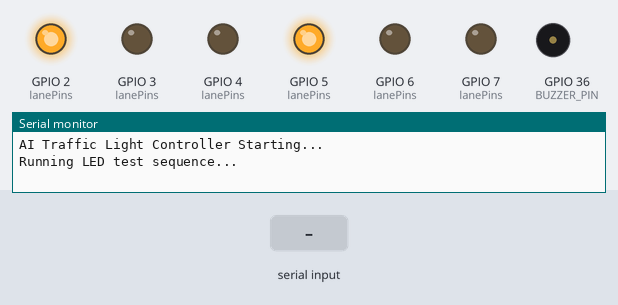
The sketch below on a simulated ESP32. Parts: output pins drawn as LEDs (lit = HIGH), buzzer (waves = sounding, pin HIGH), the last lines printed to the serial monitor. The inputs (shaded band) are chosen by the test bench.

Above: at 0.1 s.
At 1.1 s:
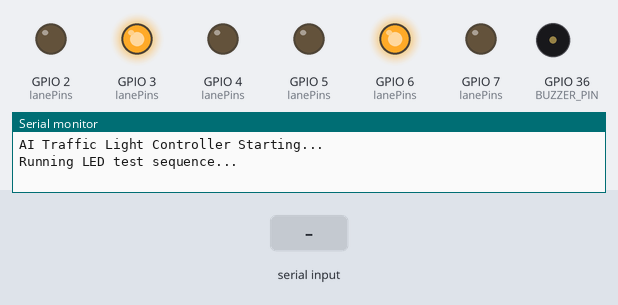
At 4.7 s:
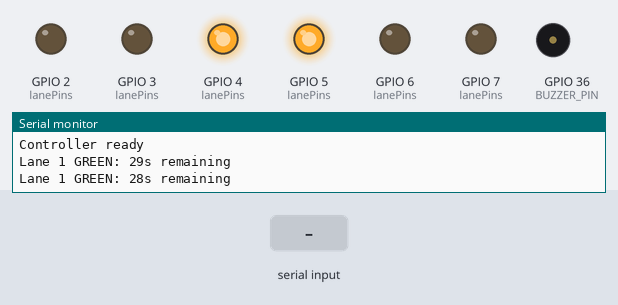
4.8 s: "RED;1\n" received over Serial
7.8 s: "YELLOW;1\n" received over Serial
9.3 s: "GREEN;1\n" received over Serial
Timing chart, 0 to 12.3 s (numbered marks = the images above; inputs shaded):
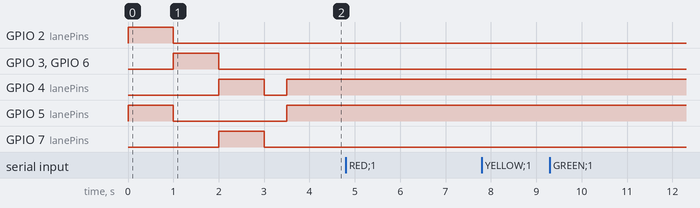

The sketch:

traffic_light.ino
```cpp
/*
 * AI Traffic Light System - LED Controller
 *
 * This sketch controls traffic light LEDs based on commands received from
 * the Raspberry Pi via Serial or MQTT.
 *
 * Hardware setup:
 * - LEDs for 2 lanes (RED, YELLOW, GREEN for each)
 * - Optional: Piezo buzzer for emergency vehicle alerts
 *
 * Communication protocol:
 * - Serial input format:
 *   - Signal state: L1-RED-30;L2-GREEN-30
 *   - Detection data: DETECTION:{"lanes":{"L1":{"count":5,"emergency":false},"L2":{"count":3,"emergency":true}}}
 *
 * Created for AI Traffic Light System
 */

#include <Arduino.h>
#include <ArduinoJson.h>  // For parsing JSON detection data

// Uncomment for ESP32 with MQTT support
// #define USE_ESP32_MQTT

#ifdef USE_ESP32_MQTT
  #include <WiFi.h>
  #include <PubSubClient.h>
#endif

// Pin definitions
// Each lane has 3 LEDs: RED, YELLOW, GREEN
// Lane 1 pins
const int L1_RED = 2;
const int L1_YELLOW = 3;
const int L1_GREEN = 4;

// Lane 2 pins
const int L2_RED = 5;
const int L2_YELLOW = 6;
const int L2_GREEN = 7;

// Emergency alert buzzer (optional)
#define BUZZER_PIN A0
#define USE_BUZZER true  // Set to false if no buzzer connected

// Signal states
enum SignalState {
  RED,
  YELLOW,
  GREEN
};

// Lane information
struct LaneInfo {
  SignalState state;
  int timeLeft;
  boolean emergency;
  int vehicleCount;  // Current vehicle count from camera
};

// Lane array (2 lanes)
LaneInfo lanes[2];

// LED pins organized by lane
const int lanePins[2][3] = {
  {L1_RED, L1_YELLOW, L1_GREEN},
  {L2_RED, L2_YELLOW, L2_GREEN}
};

// WiFi and MQTT settings (for ESP32)
#ifdef USE_ESP32_MQTT
  const char* ssid = "YourWiFiSSID";
  const char* password = "YourWiFiPassword";
  const char* mqtt_server = "192.168.1.100";  // MQTT broker IP
  const int mqtt_port = 1883;
  const char* mqtt_topic = "traffic/signals";

  WiFiClient espClient;
  PubSubClient mqttClient(espClient);
#endif

// Timing variables
unsigned long lastUpdateTime = 0;
const int countdownInterval = 1000; // 1 second interval for countdown

// Serial buffer
const int MAX_BUFFER_SIZE = 256;  // Increased for JSON messages
char serialBuffer[MAX_BUFFER_SIZE];
int bufferIndex = 0;

// JSON document for parsing detection data
StaticJsonDocument<512> jsonDoc;

void setup() {
  // Initialize Serial communication
  Serial.begin(115200);
  Serial.println("AI Traffic Light Controller Starting...");

  // Initialize all pins as outputs
  for (int lane = 0; lane < 2; lane++) {
    for (int signal = 0; signal < 3; signal++) {
      pinMode(lanePins[lane][signal], OUTPUT);
      // Initially all lights off
      digitalWrite(lanePins[lane][signal], LOW);
    }
  }

  // Initialize buzzer if enabled
  if (USE_BUZZER) {
    pinMode(BUZZER_PIN, OUTPUT);
    digitalWrite(BUZZER_PIN, LOW);
  }

  // Initialize lane states (all default to RED)
  for (int i = 0; i < 2; i++) {
    lanes[i].state = RED;
    lanes[i].timeLeft = 30;
    lanes[i].emergency = false;
    lanes[i].vehicleCount = 0;
  }

  // Initial startup sequence - test all lights
  testLEDs();

  #ifdef USE_ESP32_MQTT
    // Setup WiFi
    setupWiFi();

    // Setup MQTT
    mqttClient.setServer(mqtt_server, mqtt_port);
    mqttClient.setCallback(mqttCallback);
  #endif

  // Set initial state - Lane 1 GREEN, Lane 2 RED
  updateSignals("L1-GREEN-30;L2-RED-30");

  Serial.println("Controller ready");
}

void loop() {
  // Handle serial input
  if (Serial.available() > 0) {
    char c = Serial.read();

    // Process complete messages ending with newline
    if (c == '\n') {
      serialBuffer[bufferIndex] = '\0'; // Null terminate

      // Process the command
      if (bufferIndex > 0) {
        processSerialCommand(serialBuffer);
      }

      // Reset buffer
      bufferIndex = 0;
    }
    else if (bufferIndex < MAX_BUFFER_SIZE - 1) {
      // Add character to buffer
      serialBuffer[bufferIndex++] = c;
    }
  }

  #ifdef USE_ESP32_MQTT
    // Handle MQTT connection and messages
    if (!mqttClient.connected()) {
      reconnectMQTT();
    }
    mqttClient.loop();
  #endif

  // Update countdown timers every second
  unsigned long currentTime = millis();
  if (currentTime - lastUpdateTime >= countdownInterval) {
    lastUpdateTime = currentTime;
    updateCountdowns();
  }

  // Check if any lane has emergency vehicle and operate buzzer
  if (USE_BUZZER) {
    handleEmergencyAlert();
  }
}

// Process incoming serial commands
void processSerialCommand(const char* command) {
  // Check if it's a detection data message
  if (strncmp(command, "DETECTION:", 10) == 0) {
    // Process detection data
    processDetectionData(command + 10);  // Skip "DETECTION:" prefix
  } else {
    // Process regular signal state command
    updateSignals(command);
  }
}

// Process detection data from camera
void processDetectionData(const char* jsonData) {
  // Clear previous data
  jsonDoc.clear();

  // Parse JSON
  DeserializationError error = deserializeJson(jsonDoc, jsonData);

  if (error) {
    Serial.print("JSON parse error: ");
    Serial.println(error.c_str());
    return;
  }

  // Extract lane data
  JsonObject lanesObj = jsonDoc["lanes"];

  if (!lanesObj.isNull()) {
    // Process each lane
    for (int i = 0; i < 2; i++) {
      char laneId[3];
      sprintf(laneId, "L%d", i+1);

      if (lanesObj.containsKey(laneId)) {
        // Update vehicle count
        lanes[i].vehicleCount = lanesObj[laneId]["count"];

        // Check for emergency vehicles detected by camera
        boolean cameraDetectedEmergency = lanesObj[laneId]["emergency"];
        if (cameraDetectedEmergency && !lanes[i].emergency) {
          lanes[i].emergency = true;
          Serial.print("Emergency vehicle detected in lane ");
          Serial.println(i+1);
        }
      }
    }

    // Print vehicle counts
    Serial.print("Vehicle counts - L1: ");
    Serial.print(lanes[0].vehicleCount);
    Serial.print(", L2: ");
    Serial.println(lanes[1].vehicleCount);
  }
}

// Update countdown timers
void updateCountdowns() {
  boolean stateChanged = false;

  for (int lane = 0; lane < 2; lane++) {
    if (lanes[lane].timeLeft > 0) {
      lanes[lane].timeLeft--;

      // For debug, print remaining time for GREEN signals
      if (lanes[lane].state == GREEN) {
        Serial.print("Lane ");
        Serial.print(lane + 1);
        Serial.print(" GREEN: ");
        Serial.print(lanes[lane].timeLeft);
        Serial.println("s remaining");
      }
    }
  }

  // Send status update back to Pi every 5 seconds
  static int statusCounter = 0;
  if (++statusCounter >= 5) {
    statusCounter = 0;
    sendStatusUpdate();
  }
}

// Parse and update signal states
void updateSignals(const char* signalState) {
  Serial.print("Received signal update: ");
  Serial.println(signalState);

  // Make a copy of the signal state string to tokenize
  char buffer[MAX_BUFFER_SIZE];
  strncpy(buffer, signalState, MAX_BUFFER_SIZE);

  // Process each lane state
  char* laneTok = strtok(buffer, ";");
  while (laneTok != NULL) {
    // Parse lane format: "L1-RED-30"
    char laneId[3] = {0};
    char stateStr[7] = {0};
    int timeLeft = 0;

    // Extract lane ID, state, and time
    if (sscanf(laneTok, "%2s-%6[^-]-%d", laneId, stateStr, &timeLeft) == 3) {
      // Convert lane ID to index (L1 -> 0, L2 -> 1)
      int laneIndex = laneId[1] - '1';

      if (laneIndex >= 0 && laneIndex < 2) {
        // Convert state string to enum
        SignalState newState;
        if (strcmp(stateStr, "RED") == 0) {
          newState = RED;
        } else if (strcmp(stateStr, "YELLOW") == 0) {
          newState = YELLOW;
        } else if (strcmp(stateStr, "GREEN") == 0) {
          newState = GREEN;
        } else {
          // Invalid state, skip this lane
          laneTok = strtok(NULL, ";");
          continue;
        }

        // Check for emergency state (time over 100 indicates emergency)
        boolean isEmergency = false;
        if (timeLeft > 100) {
          timeLeft = timeLeft - 100;
          isEmergency = true;
        }

        // Update lane state
        lanes[laneIndex].state = newState;
        lanes[laneIndex].timeLeft = timeLeft;
        lanes[laneIndex].emergency = isEmergency;

        // Apply the light state to the LEDs
        updateLaneLEDs(laneIndex);
      }
    }

    // Get next lane token
    laneTok = strtok(NULL, ";");
  }

  // Send confirmation
  Serial.println("States updated");
}

// Update LEDs for a specific lane
void updateLaneLEDs(int lane) {
  // Turn off all LEDs for this lane
  for (int i = 0; i < 3; i++) {
    digitalWrite(lanePins[lane][i], LOW);
  }

  // Turn on the appropriate LED based on state
  switch (lanes[lane].state) {
    case RED:
      digitalWrite(lanePins[lane][0], HIGH);
      break;
    case YELLOW:
      digitalWrite(lanePins[lane][1], HIGH);
      break;
    case GREEN:
      digitalWrite(lanePins[lane][2], HIGH);
      break;
  }
}

// Send status update back to Pi
void sendStatusUpdate() {
  char statusMessage[MAX_BUFFER_SIZE];
  int offset = 0;

  // Format status update
  offset += snprintf(statusMessage + offset, MAX_BUFFER_SIZE - offset, "STATUS:");

  for (int lane = 0; lane < 2; lane++) {
    const char* stateStr;
    switch (lanes[lane].state) {
      case RED:
        stateStr = "RED";
        break;
      case YELLOW:
        stateStr = "YELLOW";
        break;
      case GREEN:
        stateStr = "GREEN";
        break;
    }

    offset += snprintf(statusMessage + offset, MAX_BUFFER_SIZE - offset,
                       "L%d-%s-%d%s;", lane + 1, stateStr, lanes[lane].timeLeft,
                       lanes[lane].emergency ? "-EMER" : "");
  }

  // Add vehicle counts
  offset += snprintf(statusMessage + offset, MAX_BUFFER_SIZE - offset,
                    "COUNTS:L1-%d;L2-%d",
                    lanes[0].vehicleCount, lanes[1].vehicleCount);

  // Send status
  Serial.println(statusMessage);

  #ifdef USE_ESP32_MQTT
    mqttClient.publish("traffic/status", statusMessage);
  #endif
}

// Test sequence - cycle through all LEDs
void testLEDs() {
  Serial.println("Running LED test sequence...");

  // Turn on all RED LEDs
  for (int lane = 0; lane < 2; lane++) {
    digitalWrite(lanePins[lane][0], HIGH); // RED
  }
  delay(1000);

  // Turn on all YELLOW LEDs
  for (int lane = 0; lane < 2; lane++) {
    digitalWrite(lanePins[lane][0], LOW); // RED off
    digitalWrite(lanePins[lane][1], HIGH); // YELLOW on
  }
  delay(1000);

  // Turn on all GREEN LEDs
  for (int lane = 0; lane < 2; lane++) {
    digitalWrite(lanePins[lane][1], LOW); // YELLOW off
    digitalWrite(lanePins[lane][2], HIGH); // GREEN on
  }
  delay(1000);

  // Turn all LEDs off
  for (int lane = 0; lane < 2; lane++) {
    digitalWrite(lanePins[lane][2], LOW); // GREEN off
  }
  delay(500);

  Serial.println("LED test completed");
}

// Handle emergency vehicle alert with buzzer
void handleEmergencyAlert() {
  static boolean buzzerState = false;
  static unsigned long lastBuzzerTime = 0;

  // Check if any lane has emergency vehicle
  boolean anyEmergency = false;
  for (int lane = 0; lane < 2; lane++) {
    if (lanes[lane].emergency) {
      anyEmergency = true;
      break;
    }
  }

  // Control buzzer
  if (anyEmergency) {
    // Fast beeping for emergency (200ms on/off)
    unsigned long currentTime = millis();
    if (currentTime - lastBuzzerTime >= 200) {
      lastBuzzerTime = currentTime;
      buzzerState = !buzzerState;
      digitalWrite(BUZZER_PIN, buzzerState ? HIGH : LOW);
    }
  } else {
    // No emergency, buzzer off
    if (buzzerState) {
      buzzerState = false;
      digitalWrite(BUZZER_PIN, LOW);
    }
  }
}

#ifdef USE_ESP32_MQTT
  // WiFi setup
  void setupWiFi() {
    delay(10);
    Serial.println();
    Serial.print("Connecting to WiFi: ");
    Serial.println(ssid);

    WiFi.begin(ssid, password);

    while (WiFi.status() != WL_CONNECTED) {
      delay(500);
      Serial.print(".");
    }

    Serial.println("");
    Serial.println("WiFi connected");
    Serial.print("IP address: ");
    Serial.println(WiFi.localIP());
  }

  // Reconnect to MQTT broker
  void reconnectMQTT() {
    // Loop until we're reconnected
    while (!mqttClient.connected()) {
      Serial.print("Attempting MQTT connection...");
      // Create a client ID
      String clientId = "TrafficLightController-";
      clientId += String(random(0xffff), HEX);

      // Attempt to connect
      if (mqttClient.connect(clientId.c_str())) {
        Serial.println("connected");
        // Subscribe to topic
        mqttClient.subscribe(mqtt_topic);
      } else {
        Serial.print("failed, rc=");
        Serial.print(mqttClient.state());
        Serial.println(" try again in 5 seconds");
        // Wait 5 seconds before retrying
        delay(5000);
      }
    }
  }

  // MQTT message callback
  void mqttCallback(char* topic, byte* payload, unsigned int length) {
    Serial.print("Message arrived [");
    Serial.print(topic);
    Serial.print("] ");

    // Copy payload to buffer
    if (length < MAX_BUFFER_SIZE) {
      memcpy(serialBuffer, payload, length);
      serialBuffer[length] = '\0';
      Serial.println(serialBuffer);

      // Process the message
      processSerialCommand(serialBuffer);
    }
  }
#endif 
```
